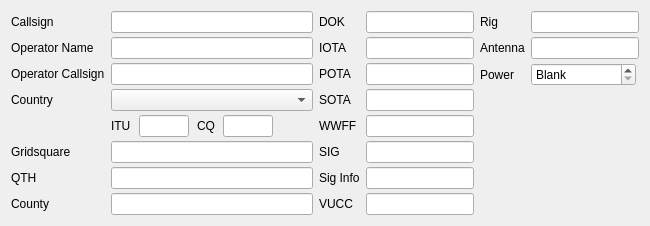
     <widget class="QWidget" name="tabMyStation">
      <attribute name="title">
       <string>M&amp;y Station</string>
      </attribute>
      <layout class="QHBoxLayout" name="horizontalLayout_16">
       <item>
        <layout class="QFormLayout" name="formLayout_5">
         <property name="verticalSpacing">
          <number>4</number>
         </property>
         <item row="0" column="0">
          <widget class="QLabel" name="myCallsignLabel">
           <property name="text">
            <string>Callsign</string>
           </property>
          </widget>
         </item>
         <item row="0" column="1">
          <widget class="NewContactEditLine" name="myCallsignEdit"/>
         </item>
         <item row="1" column="0">
          <widget class="QLabel" name="myOperatorNameLabel">
           <property name="text">
            <string>Operator Name</string>
           </property>
          </widget>
         </item>
         <item row="1" column="1">
          <widget class="NewContactEditLine" name="myOperatorNameEdit"/>
         </item>
         <item row="3" column="0">
          <widget class="QLabel" name="myCountryLabel">
           <property name="text">
            <string>Country</string>
           </property>
          </widget>
         </item>
         <item row="3" column="1">
          <widget class="QComboBox" name="myCountryCombo"/>
         </item>
         <item row="4" column="1">
          <layout class="QHBoxLayout" name="horizontalLayout_15">
           <property name="spacing">
            <number>8</number>
           </property>
           <item>
            <widget class="QLabel" name="myITULabel">
             <property name="text">
              <string>ITU</string>
             </property>
            </widget>
           </item>
           <item>
            <widget class="NewContactEditLine" name="myITUEdit">
             <property name="sizePolicy">
              <sizepolicy hsizetype="Fixed" vsizetype="Fixed">
               <horstretch>0</horstretch>
               <verstretch>0</verstretch>
              </sizepolicy>
             </property>
             <property name="maximumSize">
              <size>
               <width>50</width>
               <height>16777215</height>
              </size>
             </property>
            </widget>
           </item>
           <item>
            <widget class="QLabel" name="myCQLabel">
             <property name="text">
              <string>CQ</string>
             </property>
            </widget>
           </item>
           <item>
            <widget class="NewContactEditLine" name="myCQEdit">
             <property name="sizePolicy">
              <sizepolicy hsizetype="Fixed" vsizetype="Fixed">
               <horstretch>0</horstretch>
               <verstretch>0</verstretch>
              </sizepolicy>
             </property>
             <property name="maximumSize">
              <size>
               <width>50</width>
               <height>16777215</height>
              </size>
             </property>
            </widget>
           </item>
           <item>
            <spacer name="horizontalSpacer_7">
             <property name="orientation">
              <enum>Qt::Horizontal</enum>
             </property>
             <property name="sizeHint" stdset="0">
              <size>
               <width>40</width>
               <height>20</height>
              </size>
             </property>
            </spacer>
           </item>
          </layout>
         </item>
         <item row="5" column="0">
          <widget class="QLabel" name="myGridLabel">
           <property name="text">
            <string>Gridsquare</string>
           </property>
          </widget>
         </item>
         <item row="5" column="1">
          <widget class="NewContactEditLine" name="myGridEdit"/>
         </item>
         <item row="6" column="0">
          <widget class="QLabel" name="myQTHLabel">
           <property name="text">
            <string>QTH</string>
           </property>
          </widget>
         </item>
         <item row="6" column="1">
          <widget class="NewContactEditLine" name="myQTHEdit"/>
         </item>
         <item row="7" column="0">
          <widget class="QLabel" name="myCountyLabel">
           <property name="text">
            <string>County</string>
           </property>
          </widget>
         </item>
         <item row="7" column="1">
          <widget class="NewContactEditLine" name="myCountyEdit"/>
         </item>
         <item row="2" column="0">
          <widget class="QLabel" name="myOperatorCallsignLabel">
           <property name="text">
            <string>Operator Callsign</string>
           </property>
          </widget>
         </item>
         <item row="2" column="1">
          <widget class="NewContactEditLine" name="myOperatorCallsignEdit"/>
         </item>
        </layout>
       </item>
       <item>
        <layout class="QFormLayout" name="formLayout_4">
         <property name="verticalSpacing">
          <number>4</number>
         </property>
         <property name="rightMargin">
          <number>0</number>
         </property>
         <item row="1" column="0">
          <widget class="QLabel" name="myIOTALabel">
           <property name="text">
            <string>IOTA</string>
           </property>
          </widget>
         </item>
         <item row="1" column="1">
          <widget class="NewContactEditLine" name="myIOTAEdit"/>
         </item>
         <item row="2" column="0">
          <widget class="QLabel" name="myPOTALabel">
           <property name="text">
            <string>POTA</string>
           </property>
          </widget>
         </item>
         <item row="2" column="1">
          <widget class="NewContactEditLine" name="myPOTAEdit"/>
         </item>
         <item row="3" column="0">
          <widget class="QLabel" name="mySOTALabel">
           <property name="text">
            <string>SOTA</string>
           </property>
          </widget>
         </item>
         <item row="3" column="1">
          <widget class="NewContactEditLine" name="mySOTAEdit"/>
         </item>
         <item row="4" column="0">
          <widget class="QLabel" name="myWWFFLabel">
           <property name="text">
            <string>WWFF</string>
           </property>
          </widget>
         </item>
         <item row="4" column="1">
          <widget class="NewContactEditLine" name="myWWFFEdit"/>
         </item>
         <item row="5" column="0">
          <widget class="QLabel" name="mySIGLabel">
           <property name="text">
            <string>SIG</string>
           </property>
          </widget>
         </item>
         <item row="5" column="1">
          <widget class="NewContactEditLine" name="mySIGEdit"/>
         </item>
         <item row="6" column="0">
          <widget class="QLabel" name="mySIGInfoLabel">
           <property name="text">
            <string>Sig Info</string>
           </property>
          </widget>
         </item>
         <item row="6" column="1">
          <widget class="NewContactEditLine" name="mySIGInfoEdit"/>
         </item>
         <item row="7" column="1">
          <widget class="NewContactEditLine" name="myVUCCEdit"/>
         </item>
         <item row="7" column="0">
          <widget class="QLabel" name="myVUCCLabel">
           <property name="text">
            <string>VUCC</string>
           </property>
          </widget>
         </item>
         <item row="0" column="0">
          <widget class="QLabel" name="myDOKLabel">
           <property name="text">
            <string>DOK</string>
           </property>
          </widget>
         </item>
         <item row="0" column="1">
          <widget class="NewContactEditLine" name="myDOKEdit"/>
         </item>
        </layout>
       </item>
       <item>
        <layout class="QFormLayout" name="formLayout_6">
         <property name="verticalSpacing">
          <number>4</number>
         </property>
         <item row="0" column="0">
          <widget class="QLabel" name="myRigLabel">
           <property name="text">
            <string>Rig</string>
           </property>
          </widget>
         </item>
         <item row="0" column="1">
          <widget class="NewContactEditLine" name="myRigEdit"/>
         </item>
         <item row="1" column="0">
          <widget class="QLabel" name="myAntLabel">
           <property name="text">
            <string>Antenna</string>
           </property>
          </widget>
         </item>
         <item row="1" column="1">
          <widget class="NewContactEditLine" name="myAntEdit"/>
         </item>
         <item row="2" column="0">
          <widget class="QLabel" name="powerLabel">
           <property name="text">
            <string>Power</string>
           </property>
          </widget>
         </item>
         <item row="2" column="1">
          <widget class="QDoubleSpinBox" name="powerEdit">
           <property name="sizePolicy">
            <sizepolicy hsizetype="Maximum" vsizetype="Fixed">
             <horstretch>0</horstretch>
             <verstretch>0</verstretch>
            </sizepolicy>
           </property>
           <property name="focusPolicy">
            <enum>Qt::NoFocus</enum>
           </property>
           <property name="specialValueText">
            <string>Blank</string>
           </property>
           <property name="suffix">
            <string> W</string>
           </property>
           <property name="decimals">
            <number>3</number>
           </property>
           <property name="maximum">
            <double>1000000.000000000000000</double>
           </property>
           <property name="value">
            <double>0.000000000000000</double>
           </property>
          </widget>
         </item>
        </layout>
       </item>
      </layout>
     </widget>
